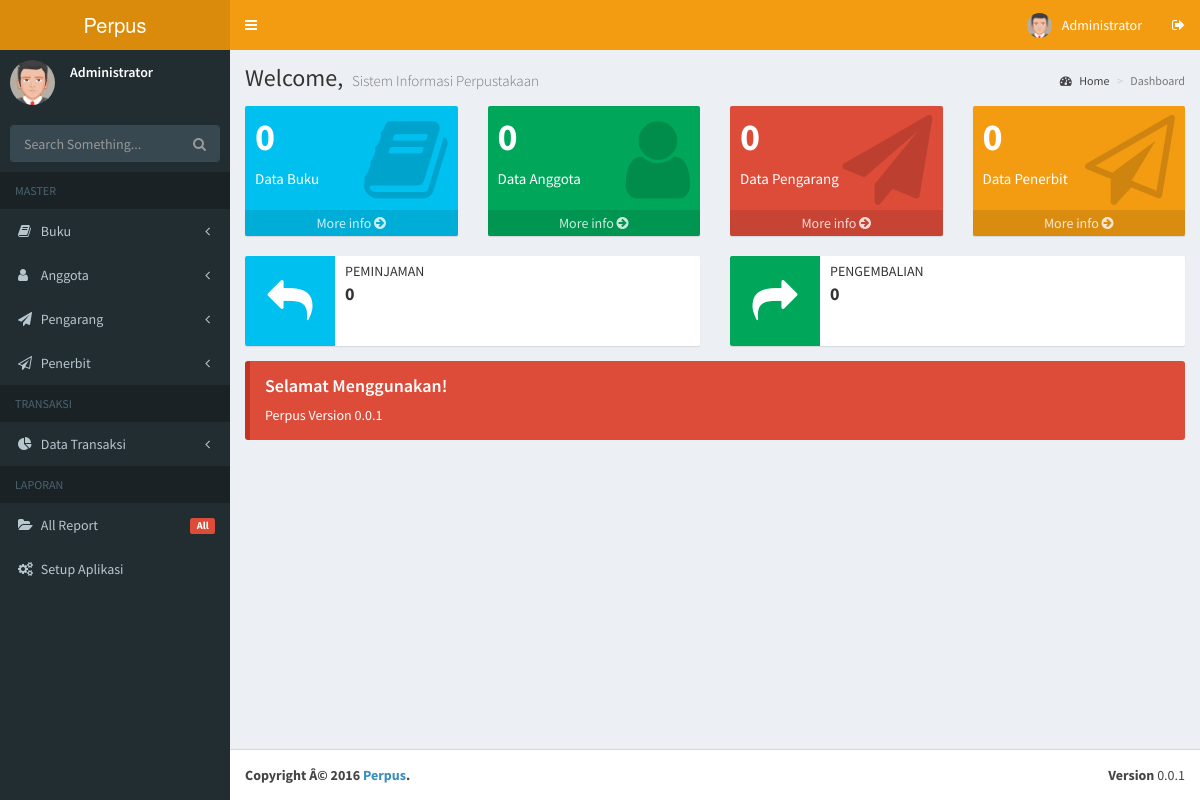
/admin.php (signed in), run on the app's committed database.
### tables this page shows
CREATE TABLE `setup` (
  `app_title` text NOT NULL,
  `app_version` text NOT NULL,
  `app_description` text NOT NULL,
  `app_footer` text NOT NULL,
  `app_theme` text NOT NULL
);

### content/home.php (the view)
<?php
                            include('config/koneksi.php');
                            $q1 = mysqli_query($connect, "SELECT * FROM tb_buku");
                            $countq1=mysqli_num_rows($q1);
							$q2 = mysqli_query($connect, "SELECT * FROM tb_anggota");
                            $countq2=mysqli_num_rows($q2);
							$q3 = mysqli_query($connect, "SELECT * FROM tb_pengarang");
                            $countq3=mysqli_num_rows($q3);
							$q4 = mysqli_query($connect, "SELECT * FROM tb_penerbit");
                            $countq4=mysqli_num_rows($q4);
							$q5 = mysqli_query($connect, "SELECT * FROM tb_peminjaman");
                            $countq5=mysqli_num_rows($q5);
							$q6 = mysqli_query($connect, "SELECT * FROM tb_pengembalian");
                            $countq6=mysqli_num_rows($q6);
                            ?>
      <div class="content-wrapper">
        <section class="content-header">
          <h1>
            Welcome,
            <small><?php echo $app['app_description'];?></small>
          </h1>
          <ol class="breadcrumb">
            <li><a href="#"><i class="fa fa-dashboard"></i> Home</a></li>
            <li class="active">Dashboard</li>
          </ol>
        </section>
        <section class="content">
          <div class="row">
            <div class="col-lg-3 col-xs-6">
              <div class="small-box bg-aqua">
                <div class="inner">
                  <h3><?php echo $countq1;?></h3>
                  <p>Data Buku</p>
                </div>
                <div class="icon">
                  <i class="fa fa-book"></i>
                </div>
                <a href="?page=data_buku" class="small-box-footer">
                  More info <i class="fa fa-arrow-circle-right"></i>
                </a>
              </div>
            </div>
            <div class="col-lg-3 col-xs-6">
              <div class="small-box bg-green">
                <div class="inner">
                  <h3><?php echo $countq2;?></h3>
                  <p>Data Anggota</p>
                </div>
                <div class="icon">
                  <i class="fa fa-user"></i>
                </div>
                <a href="?page=data_anggota" class="small-box-footer">
                  More info <i class="fa fa-arrow-circle-right"></i>
                </a>
              </div>
            </div>
            <div class="col-lg-3 col-xs-6">
              <div class="small-box bg-red">
                <div class="inner">
                  <h3><?php echo $countq3;?></h3>
                  <p>Data Pengarang</p>
                </div>
                <div class="icon">
                  <i class="fa fa-send"></i>
                </div>
                <a href="?page=data_pengarang" class="small-box-footer">
                  More info <i class="fa fa-arrow-circle-right"></i>
                </a>
              </div>
            </div>
            <div class="col-lg-3 col-xs-6">
              <div class="small-box bg-yellow">
                <div class="inner">
                  <h3><?php echo $countq4;?></h3>
                  <p>Data Penerbit</p>
                </div>
                <div class="icon">
                  <i class="fa fa-send-o"></i>
                </div>
                <a href="?page=data_penerbit" class="small-box-footer">
                  More info <i class="fa fa-arrow-circle-right"></i>
                </a>
              </div>
            </div>
          </div>
		  <div class="row">
            <div class="col-md-6 col-sm-6 col-xs-12">
              <div class="info-box">
                <span class="info-box-icon bg-aqua"><i class="fa fa-mail-reply"></i></span>
                <div class="info-box-content">
                  <span class="info-box-text">Peminjaman</span>
                  <span class="info-box-number"><?php echo $countq5;?></span>
                </div>
              </div>
            </div>
            <div class="col-md-6 col-sm-6 col-xs-12">
              <div class="info-box">
                <span class="info-box-icon bg-green"><i class="fa fa-mail-forward"></i></span>
                <div class="info-box-content">
                  <span class="info-box-text">Pengembalian</span>
                  <span class="info-box-number"><?php echo $countq6;?></span>
                </div>
              </div>
            </div>
		   </div>
          <div class="row">
            <div class="col-md-12">
              <div class="callout callout-danger">
                  <h4>Selamat Menggunakan!</h4>
                  <p><?php echo $app['app_title'];?> Version <?php echo $app['app_version'];?></p>
              </div>
            </div>
          </div>
        </section>
      </div>

### head.php (shortened to what this page needs)
<?php
                            include('config/koneksi.php');
                            $appquery = mysqli_query($connect, "SELECT * FROM setup LIMIT 1");
                            $app=mysqli_fetch_array($appquery);
							              $level = $_SESSION['level'];
                            ?>
<!DOCTYPE html>
<html>
  <head>
    <link rel="stylesheet" href="bootstrap/css/bootstrap.min.css">
    <link rel="stylesheet" href="https://maxcdn.bootstrapcdn.com/font-awesome/4.4.0/css/font-awesome.min.css">
    <link rel="stylesheet" href="https://code.ionicframework.com/ionicons/2.0.1/css/ionicons.min.css">
    <link rel="stylesheet" href="plugins/datatables/dataTables.bootstrap.css">
    <link rel="stylesheet" href="dist/css/AdminLTE.min.css">
    <link rel="stylesheet" href="dist/css/skins/_all-skins.min.css">
    <link rel="stylesheet" href="plugins/select2/select2.min.css">
  </head>
  <body class="hold-transition <?php echo $app['app_theme'];?> layout-boxed">
    <div class="wrapper">
      <header class="main-header">
        <a href="admin.php" class="logo">
          <span class="logo-lg"><?php echo $app['app_title'];?></span>
        </a>
        <nav class="navbar navbar-static-top" role="navigation">
          <a href="#" class="sidebar-toggle" data-toggle="offcanvas" role="button">
          </a>
          <div class="navbar-custom-menu">
            <ul class="nav navbar-nav">
              <li class="dropdown user user-menu">
                <a href="#" class="dropdown-toggle" data-toggle="dropdown">
                  <img src="dist/img/avatar5.png" class="user-image" alt="User Image">
                  <span class="hidden-xs"><?php echo $_SESSION['nm_petugas']; ?></span>
                </a>
              </li>
              <li>
                <a href="logout.php"><i class="fa fa-sign-out"></i></a>
              </li>
            </ul>
          </div>
        </nav>
      </header>
      <aside class="main-sidebar">
        <section class="sidebar">
          <div class="user-panel">
            <div class="pull-left image">
              <img src="dist/img/avatar5.png" class="img-circle" alt="User Image">
            </div>
            <div class="pull-left info">
              <p><?php echo $_SESSION['nm_petugas']; ?></p>
            </div>
          </div>
          <form action="search.php" method="get" class="sidebar-form">
            <div class="input-group">
              <input type="text" name="q" class="form-control" placeholder="Search Something...">
              <span class="input-group-btn">
                <button type="submit" id="search-btn" class="btn btn-flat"><i class="fa fa-search"></i></button>
              </span>
            </div>
          </form>
          <?php if ($level == 'admin'){?>
		  <ul class="sidebar-menu">
		        <li class="header">MASTER</li>
			<li class="treeview">
              <a href="#">
                <i class="fa fa-book"></i>
                <span>Buku</span>
                <i class="fa fa-angle-left pull-right"></i>
              </a>
            </li>
			<li class="treeview">
              <a href="#">
                <i class="fa fa-user"></i>
                <span>Anggota</span>
                <i class="fa fa-angle-left pull-right"></i>
              </a>
            </li>
			<li class="treeview">
              <a href="#">
                <i class="fa fa-send"></i>
                <span>Pengarang</span>
                <i class="fa fa-angle-left pull-right"></i>
              </a>
            </li>
			<li class="treeview">
              <a href="#">
                <i class="fa fa-send-o"></i>
                <span>Penerbit</span>
                <i class="fa fa-angle-left pull-right"></i>
              </a>
            </li>
          </ul>
		  <?php } ?>
		  <ul class="sidebar-menu">
            <li class="header">TRANSAKSI</li>
			<li class="treeview">
              <a href="#">
                <i class="fa fa-pie-chart"></i>
                <span>Data Transaksi</span>
                <i class="fa fa-angle-left pull-right"></i>
              </a>
            </li>
          </ul>
		  <?php if ($level == 'admin'){?>
		  <ul class="sidebar-menu">
            <li class="header">LAPORAN</li>
                <li><a href="?page=report"><i class="fa fa-folder-open"></i> All Report <small class="label pull-right bg-red">All</small></a></li>
                <li><a href="?page=setup"><i class="fa fa-gears"></i> Setup Aplikasi </a></li>
          </ul>
		  <?php } ?>
        </section>
      </aside>

### footer.php (shortened to what this page needs)
<footer class="main-footer">
        <div class="pull-right hidden-xs">
          <b>Version</b> <?php echo $app['app_version'];?>
        </div>
        <strong><?php echo $app['app_footer'];?></strong>
      </footer>
    </div>
  </body>
</html>

### data on the page
setup: app_title "Perpus", app_description "Sistem Informasi Perpustakaan", app_version "0.0.1", app_footer "Copyright Â© 2016 Perpus ."

### other printed values
$_SESSION['nm_petugas'] "Administrator"
$countq1 "0"
$countq2 "0"
$countq3 "0"
$countq4 "0"
$countq5 "0"
$countq6 "0"
